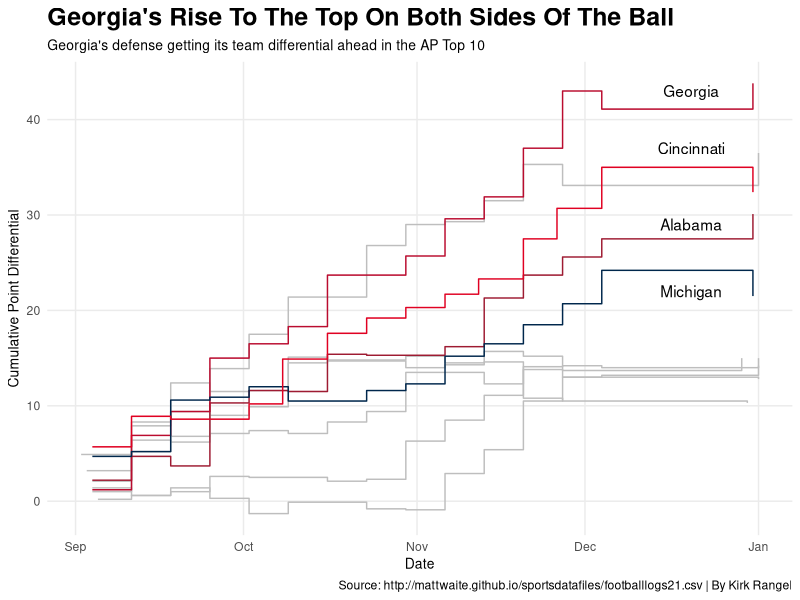
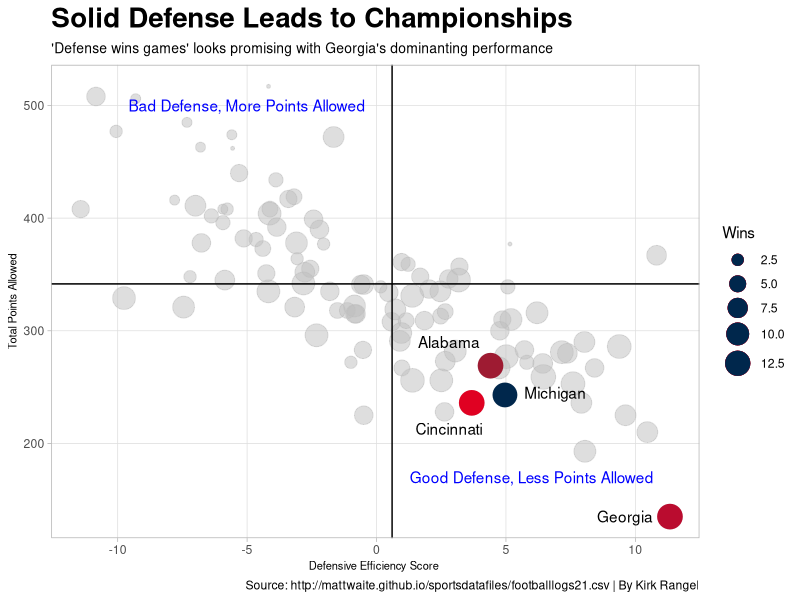
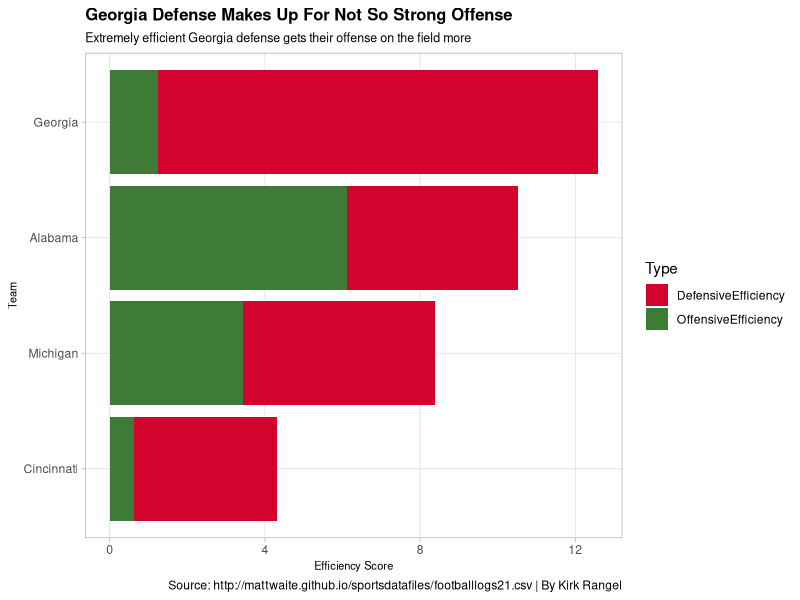

Recreate these plots in R, in order.
## ---- chunk 1
library(tidyverse)
library(scales)
library(ggrepel)

fb <- read_csv("footballlogs21.csv")
## ---- chunk 2
diffFB <-fb %>%
  mutate(Differential = OffenseAvg - DefAvg) %>%
  group_by(Team) %>%
  mutate(AvgDiff = cumsum(Differential))
## ---- chunk 3
apTop <- diffFB %>%
  filter(Team =="Baylor"|Team=="Ohio State" |Team=="Oklahoma State" | Team =="Notre Dame" |Team =="Michigan State"
         | Team=="Oklahoma")
## ---- chunk 4
uadiff <- diffFB %>% filter(Team=="Alabama")
ugdiff <- diffFB %>% filter(Team=="Georgia")
mudiff <- diffFB %>% filter(Team=="Michigan")
cindiff <- diffFB %>% filter(Team=="Cincinnati")
## ---- chunk 5
ggplot() + geom_step(data=apTop, aes(x=Date, y=AvgDiff, group=Team), color = "grey") +
  geom_step(data=uadiff, aes(x=Date, y=AvgDiff, group=Team), color = "#9E1B32") +
  geom_step(data=ugdiff, aes(x=Date, y=AvgDiff, group=Team), color = "#BA0C2F") +
  geom_step(data=mudiff, aes(x=Date, y=AvgDiff, group=Team), color = "#00274C") +
  geom_step(data=cindiff, aes(x=Date, y=AvgDiff, group=Team), color = "#E00122") +
    annotate("text", x=(as.Date("2021-12-20")), y=43, label="Georgia") +
  annotate("text", x=(as.Date("2021-12-20")), y=37, label="Cincinnati") +
  annotate("text", x=(as.Date("2021-12-20")), y=29, label="Alabama") +
  annotate("text", x=(as.Date("2021-12-20")), y=22, label="Michigan") +
  labs(
    x="Date", 
    y="Cumulative Point Differential", 
    title="Georgia's Rise To The Top On Both Sides Of The Ball", 
    subtitle="Georgia's defense getting its team differential ahead in the AP Top 10", 
    caption="Source: http://mattwaite.github.io/sportsdatafiles/footballlogs21.csv | By Kirk Rangel") +
  theme_minimal() +
  theme(
    plot.title = element_text(size = 18, face = "bold"),
    axis.title = element_text(size = 10), 
    plot.subtitle = element_text(size=10), 
    panel.grid.minor = element_blank()
    ) 
## ---- chunk 6
winlossfb <- fb %>%
  mutate(
    wins = case_when(
      grepl("W", Outcome) ~1,
      grepl("L", Outcome) ~0))
## ---- chunk 7
teamtotal <- winlossfb %>%
  group_by(Conference, Team) %>%
  summarise(
    PassingPctAvg = mean(PassingPct),
    PassingYdsAvg = mean(PassingYds),
    RushingYdsAvg = mean(RushingYds),
    OffPlaysAvg = mean(OffensivePlays),
    OffYdsAvg = mean(OffensiveYards),
    FirstDownAvg = mean(FirstDownTotal),
    TurnoverAvg = mean(TotalTurnovers),
    ScoreAvg = mean(TeamScore),
    TotalScore = sum(TeamScore),
    TotalOppScore = sum(OpponentScore),
    OppAvgScore = mean(OpponentScore),
    OppPassPctAvg = mean(DefPassingPct),
    OppPassYdsAvg = mean(DefPassingYds),
    OppPassTDAvg = mean(DefPassingTD),
    OppRushYdsAvg = mean(DefRushingYds),
    OppRushTDAvg = mean(DefRushingTD),
    OppPlaysAvg = mean(DefPlays),
    OppYdsAvg = mean(DefYards),
    OppFirstDownAvg = mean(DefFirstDownTotal),
    OppTurnoversAvg = mean(DefTotalTurnovers),
    TotalWins = sum(wins))
## ---- chunk 8
teamzscore <- teamtotal %>%
  mutate(
    PTSallowedZScore = as.numeric(scale(OppAvgScore, center = TRUE, scale = TRUE))* -1,
    OppPassCmpPctZScore = as.numeric(scale(OppPassPctAvg, center = TRUE, scale = TRUE))* -1,
    OppPassYdsZScore = as.numeric(scale(OppPassYdsAvg, center = TRUE, scale = TRUE))* -1,
    OppRushYdsZScore = as.numeric(scale(OppRushYdsAvg, center = TRUE, scale = TRUE))* -1,
    OppPlaysZScore = as.numeric(scale(OppPlaysAvg, center = TRUE, scale = TRUE))* -1,
    OppTotalYdsZScore = as.numeric(scale(OppYdsAvg, center = TRUE, scale = TRUE))* -1,
    OppFirstDownZScore = as.numeric(scale(OppFirstDownAvg, center = TRUE, scale = TRUE))* -1,
    OppTurnoversZScore = as.numeric(scale(OppTurnoversAvg, center = TRUE, scale = TRUE))* -1,
    DefensiveEfficiency= PTSallowedZScore + OppPassCmpPctZScore + OppPassYdsZScore + OppRushYdsZScore + OppPlaysZScore + OppTotalYdsZScore + OppFirstDownZScore + OppTurnoversZScore,
    PassPctZScore = as.numeric(scale(PassingPctAvg, center = TRUE, scale = TRUE)),
    PassYdsZScore = as.numeric(scale(PassingYdsAvg, center = TRUE, scale = TRUE)),
    RushYdsZScore = as.numeric(scale(RushingYdsAvg, center = TRUE, scale = TRUE)),
    OffPlayZScore = as.numeric(scale(OffPlaysAvg, center = TRUE, scale = TRUE)),
    OffYdsZScore = as.numeric(scale(OffYdsAvg, center = TRUE, scale = TRUE)),
    FirstDownZScore = as.numeric(scale(FirstDownAvg, center = TRUE, scale = TRUE)),
    TurnoverZScore = as.numeric(scale(TurnoverAvg, center = TRUE, scale = TRUE)),
    PTSZScore = as.numeric(scale(ScoreAvg, center = TRUE, scale = TRUE)),
    OffensiveEfficiency= PassPctZScore + PassYdsZScore + RushYdsZScore + OffPlayZScore + OffYdsZScore + FirstDownZScore + TurnoverZScore +PTSZScore
  )
## ---- chunk 9
top <- teamzscore %>% 
  arrange(desc(DefensiveEfficiency)) %>%
  top_n(10)
## ---- chunk 10
ug <- top %>% filter(Team == "Georgia")
ua <- top %>% filter(Team == "Alabama")
mu <- top %>% filter(Team =="Michigan")
cin <- top %>% filter(Team =="Cincinnati")
## ---- chunk 11
ggplot() + geom_point(data=top, aes(x=DefensiveEfficiency, y =TotalOppScore, size=TotalWins),
                      color="grey",
                      alpha = .5) +
  scale_size(range = c(1, 8), name="Wins") +
  geom_point(
    data=ug,
    aes(x=DefensiveEfficiency, y =TotalOppScore, size=TotalWins),
    color = "#BA0C2F"
  ) +
  geom_point(
    data=cin,
    aes(x=DefensiveEfficiency, y =TotalOppScore, size=TotalWins),
    color = "#E00122"
  ) +
  geom_point(
    data=ua,
    aes(x=DefensiveEfficiency, y =TotalOppScore, size=TotalWins),
    color = "#9E1B32"
  ) +
  geom_point(
    data=mu,
    aes(x=DefensiveEfficiency, y =TotalOppScore, size=TotalWins),
    color = "#00274C"
  ) +
  geom_vline(xintercept = 0.6016113) +
  geom_hline(yintercept = 341.6075)+
  geom_text(aes(x=6, y=170, label="Good Defense, Less Points Allowed"), color="blue") +
  geom_text(aes(x=-5, y=500, label="Bad Defense, More Points Allowed"), color="blue") +
  annotate("text", x=9.6, y= 135, label="Georgia") +
  annotate("text", x=6.9, y= 245, label="Michigan") +
  annotate("text", x=2.8, y= 213, label="Cincinnati") +
  annotate("text", x=2.8, y= 290, label="Alabama") +
  labs(
    x="Defensive Efficiency Score ",
    y="Total Points Allowed",
    title="Solid Defense Leads to Championships",
    subtitle="'Defense wins games' looks promising with Georgia's dominanting performance",
    caption="Source: http://mattwaite.github.io/sportsdatafiles/footballlogs21.csv | By Kirk Rangel"
  ) +
  theme_light()+
  theme(
    plot.title = element_text(size = 20, face = "bold"),
      axis.title = element_text(size = 8), 
    plot.subtitle = element_text(size=10),
    panel.grid.minor = element_blank())
## ---- chunk 12
offdef <- top %>%
  filter(Team == "Georgia"| Team == "Alabama"| Team == "Cincinnati"| Team == "Michigan")%>%
  select(Conference, Team,DefensiveEfficiency, OffensiveEfficiency)
## ---- chunk 13
zscorewide <- offdef %>%
  pivot_longer(
    cols=ends_with("Efficiency"),
    names_to="Type",
    values_to="ZScore"
  )
## ---- chunk 14
ggplot() + 
  geom_bar(data=zscorewide, aes(x=reorder(Team, ZScore), weight=ZScore, fill=Type)) +
  coord_flip() +
  scale_fill_manual(values = c("#D2042D", "#3D7B36"))+
  labs(
    x="Team",
    y="Efficiency Score",
    title="Georgia Defense Makes Up For Not So Strong Offense",
    subtitle="Extremely efficient Georgia defense gets their offense on the field more",
    caption ="Source: http://mattwaite.github.io/sportsdatafiles/footballlogs21.csv | By Kirk Rangel"
  ) +
 theme_light()+
  theme(
    plot.title = element_text(size = 12, face = "bold"),
      axis.title = element_text(size = 8), 
    plot.subtitle = element_text(size=9),
    panel.grid.minor = element_blank())
